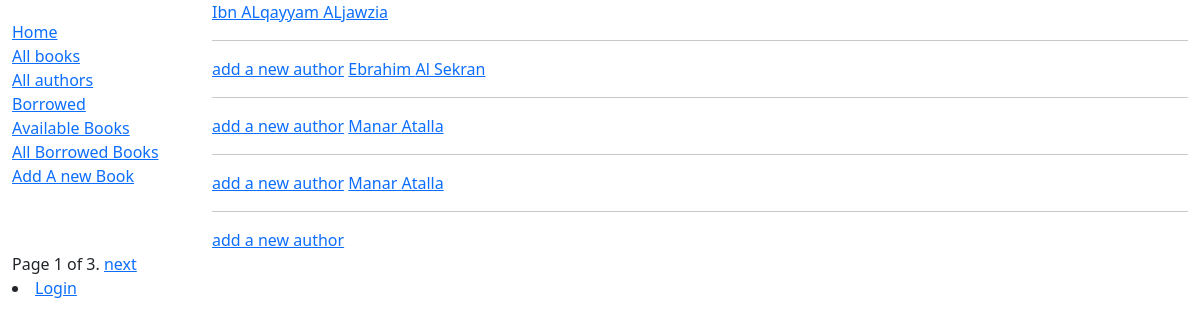
Screenshot of /authors/ with the database file from the repository.
### locallibrary/models.py (models this page shows, shortened)
class Author(models.Model):
    first_name = models.CharField(max_length=100)
    last_name = models.CharField(max_length=100)
    date_of_birth = models.DateField(null=True, blank=True)
    date_of_death = models.DateField('died', null=True, blank=True)
    class Meta:
        ordering = ['last_name', 'first_name']

### locallibrary/views.py (the view)
# urls.py: path('authors/',AuthorsList.as_view() ,name="authors" ),
class AuthorsList(ListView):
    model = Author
    template_name = "author_list.html"
    context_object_name = "author_list"
    paginate_by = 4

### locallibrary/templates/locallibrary/author_list.html
{% extends "base_generic.html" %}
{% block content %}
{% for auth in author_list %}
<a href="{% url 'author_detail' auth.id %}">{{auth.first_name}} {{auth.last_name}} </a>
<hr>
<a href="{% url 'author-create' %}">add a new author</a>
{% endfor %}
{% endblock %}

### rows the page displays
Author: first_name "Ibn ALqayyam", last_name "ALjawzia"
Author: first_name "Ebrahim", last_name "Al Sekran"
Author: first_name "Manar", last_name "Atalla"
Author: first_name "Manar", last_name "Atalla"

### other values shown
{{ page_obj.number }} "1"
{{ page_obj.paginator.num_pages }} "3"
